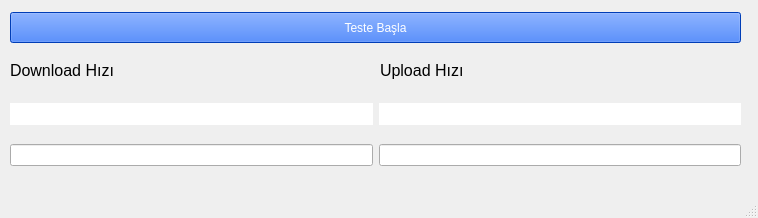
<?xml version="1.0" encoding="UTF-8"?>
<ui version="4.0">
 <class>SpeedTestWindow</class>
 <widget class="QMainWindow" name="SpeedTestWindow">
  <property name="geometry">
   <rect>
    <x>0</x>
    <y>0</y>
    <width>758</width>
    <height>218</height>
   </rect>
  </property>
  <property name="windowTitle">
   <string>Speed Test TeknoBol</string>
  </property>
  <widget class="QWidget" name="centralwidget">
   <widget class="QPushButton" name="pbTesteBasla">
    <property name="geometry">
     <rect>
      <x>10</x>
      <y>12</y>
      <width>731</width>
      <height>31</height>
     </rect>
    </property>
    <property name="styleSheet">
     <string notr="true">QPushButton{
	
	color: rgb(255, 255, 255);
	background-color: rgb(0, 85, 255);
	font: 11pt &quot;Impact&quot;;
}</string>
    </property>
    <property name="text">
     <string>Teste Başla</string>
    </property>
   </widget>
   <widget class="QLabel" name="label">
    <property name="geometry">
     <rect>
      <x>10</x>
      <y>60</y>
      <width>121</width>
      <height>21</height>
     </rect>
    </property>
    <property name="font">
     <font>
      <family>Segoe UI</family>
      <pointsize>12</pointsize>
     </font>
    </property>
    <property name="text">
     <string>Download Hızı</string>
    </property>
   </widget>
   <widget class="QLabel" name="label_2">
    <property name="geometry">
     <rect>
      <x>380</x>
      <y>60</y>
      <width>121</width>
      <height>21</height>
     </rect>
    </property>
    <property name="font">
     <font>
      <family>Segoe UI</family>
      <pointsize>12</pointsize>
     </font>
    </property>
    <property name="text">
     <string>Upload Hızı</string>
    </property>
   </widget>
   <widget class="QWidget" name="">
    <property name="geometry">
     <rect>
      <x>10</x>
      <y>90</y>
      <width>731</width>
      <height>91</height>
     </rect>
    </property>
    <layout class="QVBoxLayout" name="verticalLayout">
     <item>
      <layout class="QHBoxLayout" name="horizontalLayout">
       <item>
        <widget class="QProgressBar" name="prbDownload">
         <property name="styleSheet">
          <string notr="true">QProgressBar
{
border: solid grey;
border-radius: 15px;
color: black;
}
QProgressBar::chunk 
{
background-color: #05B8CC;
border-radius :15px;
}    </string>
         </property>
         <property name="value">
          <number>0</number>
         </property>
         <property name="textVisible">
          <bool>false</bool>
         </property>
        </widget>
       </item>
       <item>
        <widget class="QProgressBar" name="prbUpload">
         <property name="styleSheet">
          <string notr="true">QProgressBar
{
border: solid grey;
border-radius: 15px;
color: black;
}
QProgressBar::chunk 
{
background-color: #05B8CC;
border-radius :15px;
}    </string>
         </property>
         <property name="value">
          <number>0</number>
         </property>
         <property name="textVisible">
          <bool>false</bool>
         </property>
        </widget>
       </item>
      </layout>
     </item>
     <item>
      <layout class="QHBoxLayout" name="horizontalLayout_2">
       <item>
        <widget class="QLineEdit" name="lneDownload">
         <property name="readOnly">
          <bool>true</bool>
         </property>
        </widget>
       </item>
       <item>
        <widget class="QLineEdit" name="lneUpload">
         <property name="readOnly">
          <bool>true</bool>
         </property>
        </widget>
       </item>
      </layout>
     </item>
    </layout>
   </widget>
  </widget>
  <widget class="QMenuBar" name="menubar">
   <property name="geometry">
    <rect>
     <x>0</x>
     <y>0</y>
     <width>758</width>
     <height>21</height>
    </rect>
   </property>
  </widget>
  <widget class="QStatusBar" name="statusbar"/>
 </widget>
 <resources/>
 <connections/>
</ui>
